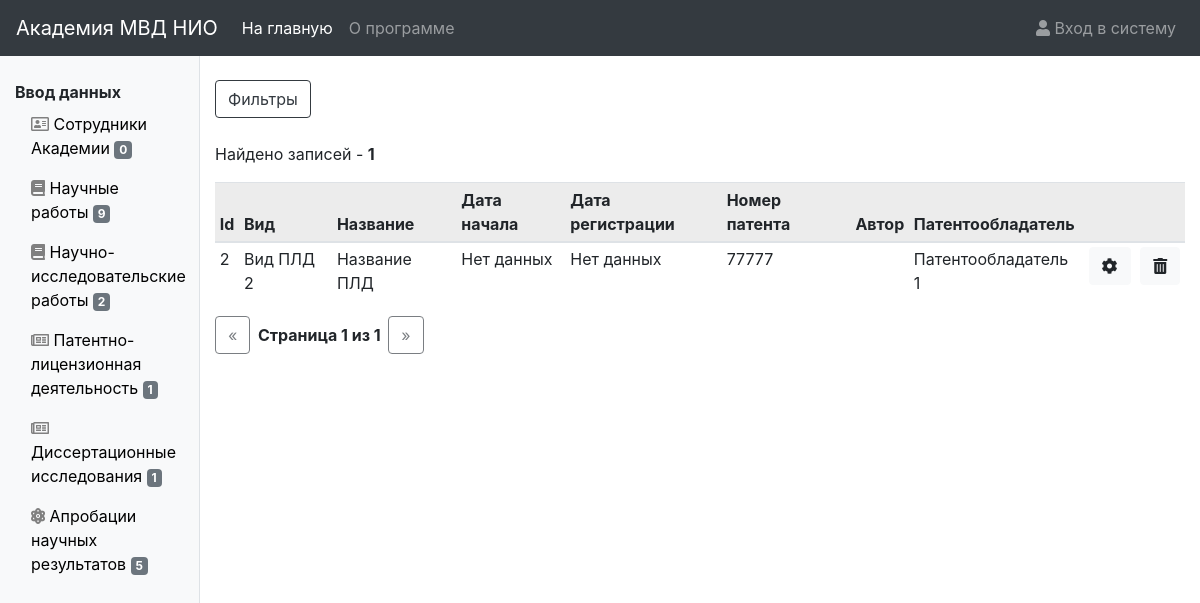
Screenshot of /pld/ with the database file from the repository.
### pld/models.py (models this page shows, shortened)
class PLD(models.Model):
    kind = models.ForeignKey(PLDKind, on_delete=models.SET_NULL, verbose_name="Вид ПЛД", null=True)
    pld_title = models.TextField(verbose_name="Название ПЛД")
    action_start = models.DateField(blank=True, null=True, verbose_name="Начало действия")
    registration_date = models.DateField(blank=True, null=True, verbose_name="Дата регистрации")
    request_date = models.DateField(blank=True, null=True, verbose_name="Дата подачи заявки")
    authors = models.ManyToManyField(Author, verbose_name="Авторы")
    subdivisions = models.ManyToManyField(Subdivision, verbose_name="Подразделения")
    patent_owner = models.ManyToManyField(PatentOwner, verbose_name="Патентообладатель")
    panent_number = models.CharField(max_length=255, verbose_name="Номер панетна", blank=True, null=True)
    date_added = models.DateTimeField(blank=True, null=True, verbose_name="Дата и время моследнего изменения")
    user_added = models.ForeignKey(User, on_delete=models.SET_NULL, blank=True, null=True,
                                   verbose_name="Кем внесено/изменено")
    class Meta:
        ordering = ('pld_title',)
        verbose_name = 'Патентно-лицензионная деятельность'
        verbose_name_plural = 'Патентно-лицензионные деятельности'
    @property
    def get_authors(self):
        result = ""
        for author in self.authors.all():
            result += author.get_full_name
            result += ' '
        return result
    @property
    def get_pld_owners(self):
        result = ""
        for owner in self.patent_owner.all():
            result += owner.owner_name
            result += ' '
        return result

class PLDKind(models.Model):
    kind_title = models.CharField(max_length=255, verbose_name="Вид ПЛД")
    def __str__(self):
        return self.kind_title
    class Meta:
        ordering = ('kind_title',)
        verbose_name = 'Вид патентно-лицензионной деятельности'
        verbose_name_plural = 'Виды патентно-лицензионной деятельности'

class PatentOwner(models.Model):
    owner_name = models.CharField(max_length=255, verbose_name="Патентообладатель")
    def __str__(self):
        return self.owner_name
    class Meta:
        ordering = ('owner_name',)
        verbose_name = 'Патентообладатель'
        verbose_name_plural = 'Патентообладатели'

### pld/views.py (the view)
# urls.py: path('', views.pld_list, name='list'),
def pld_list(request):
    f = PLDFilter(request.GET, queryset=PLD.objects.all().order_by('-pk'))
    paginator = Paginator(f.qs, 50)
    page = request.GET.get('page')
    plds = paginator.get_page(page)
    return render(request, 'pld/pld_list.html', {'list': plds,
                                                 'filter': f,
                                                 })

### authors/models.py (called while the page is built)
    def __str__(self):
        return self.subdivision_name

### context_processors/side_panel_context.py (called while the page is built)
def counts(request):
    return {'author_count': Author.objects.all().count(),
            'sciencework_count': Sciencework.objects.all().count(),
            'nir_count': NIR.objects.all().count(),
            'pld_count': PLD.objects.all().count(),
            'dissertation_count': DissertationResearch.objects.all().count(),
            'anr_count': ANR.objects.all().count(),
            }

### pld/templates/pld/pld_list.html (shortened to what this page needs)
{% extends "base_list.html" %}
{% load url_replace %}
{% load static %}
{% block list %}
    <table class="table table-sm">
        <thead class="table-active">
        <tr>
            <th scope="col">Id</th>
            <th scope="col">Вид</th>
            <th scope="col">Название</th>
            <th scope="col">Дата начала</th>
            <th scope="col">Дата регистрации</th>
            <th scope="col">Номер патента</th>
            <th scope="col">Автор</th>
            <th scope="col">Патентообладатель</th>
            <th scope="col"></th>
            <th scope="col"></th>
        </tr>
        </thead>
        <tbody>
        {% for pld in list %}
            <tr>
                <td>{{ pld.id }}</td>
                <td>{{ pld.kind }}</td>
                <td>{{ pld.pld_title }}</td>
                <td>{{ pld.action_start|default_if_none:"Нет данных" }}</td>
                <td>{{ pld.registration_date|default_if_none:"Нет данных" }}</td>
                <td>{{ pld.panent_number }}</td>
                <td>{{ pld.get_authors }}</td>
                <td>{{ pld.get_pld_owners }}</td>
                <td><a href="{% url 'pld:update' pld.id %}" class="btn btn-light"><i class="fas fa-cog"></i></a></td>
                <td><a href="{% url 'pld:delete' pld.id %}" class="btn btn-light"><i class="fas fa-trash-alt"></i></a></td>
            </tr>
        {% endfor %}
        </tbody>
    </table>
{% endblock %}

### rows the page displays
PLD: id "2", kind "Вид ПЛД 2", pld_title "Название ПЛД", action_start "Нет данных", registration_date "Нет данных", panent_number "77777", get_pld_owners "Патентообладатель 1"

### other values shown
{{ author_count }} "0"
{{ sciencework_count }} "9"
{{ nir_count }} "2"
{{ pld_count }} "1"
{{ dissertation_count }} "1"
{{ anr_count }} "5"
{{ filter.qs|length }} "1"
{{ list.number }} "1"
{{ list.paginator.num_pages }} "1"
